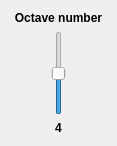
                          <widget class="QWidget" name="piano_settings_widget" native="true">
                           <property name="sizePolicy">
                            <sizepolicy hsizetype="Fixed" vsizetype="Preferred">
                             <horstretch>0</horstretch>
                             <verstretch>0</verstretch>
                            </sizepolicy>
                           </property>
                           <property name="maximumSize">
                            <size>
                             <width>110</width>
                             <height>16777215</height>
                            </size>
                           </property>
                           <layout class="QVBoxLayout" name="verticalLayout_25">
                            <item>
                             <layout class="QVBoxLayout" name="piano_settings_layout">
                              <item>
                               <widget class="QLabel" name="label_12">
                                <property name="font">
                                 <font>
                                  <weight>75</weight>
                                  <bold>true</bold>
                                 </font>
                                </property>
                                <property name="text">
                                 <string>Octave number</string>
                                </property>
                                <property name="alignment">
                                 <set>Qt::AlignCenter</set>
                                </property>
                               </widget>
                              </item>
                              <item>
                               <layout class="QHBoxLayout" name="horizontalLayout_12">
                                <item>
                                 <spacer name="horizontalSpacer_11">
                                  <property name="orientation">
                                   <enum>Qt::Horizontal</enum>
                                  </property>
                                  <property name="sizeType">
                                   <enum>QSizePolicy::Fixed</enum>
                                  </property>
                                  <property name="sizeHint" stdset="0">
                                   <size>
                                    <width>40</width>
                                    <height>20</height>
                                   </size>
                                  </property>
                                 </spacer>
                                </item>
                                <item>
                                 <widget class="QSlider" name="octave_slider">
                                  <property name="minimum">
                                   <number>2</number>
                                  </property>
                                  <property name="maximum">
                                   <number>6</number>
                                  </property>
                                  <property name="value">
                                   <number>4</number>
                                  </property>
                                  <property name="orientation">
                                   <enum>Qt::Vertical</enum>
                                  </property>
                                 </widget>
                                </item>
                                <item>
                                 <spacer name="horizontalSpacer_12">
                                  <property name="orientation">
                                   <enum>Qt::Horizontal</enum>
                                  </property>
                                  <property name="sizeType">
                                   <enum>QSizePolicy::Fixed</enum>
                                  </property>
                                  <property name="sizeHint" stdset="0">
                                   <size>
                                    <width>40</width>
                                    <height>20</height>
                                   </size>
                                  </property>
                                 </spacer>
                                </item>
                               </layout>
                              </item>
                              <item>
                               <widget class="QLabel" name="label_16">
                                <property name="font">
                                 <font>
                                  <weight>75</weight>
                                  <bold>true</bold>
                                 </font>
                                </property>
                                <property name="text">
                                 <string>4</string>
                                </property>
                                <property name="alignment">
                                 <set>Qt::AlignCenter</set>
                                </property>
                               </widget>
                              </item>
                             </layout>
                            </item>
                           </layout>
                          </widget>
